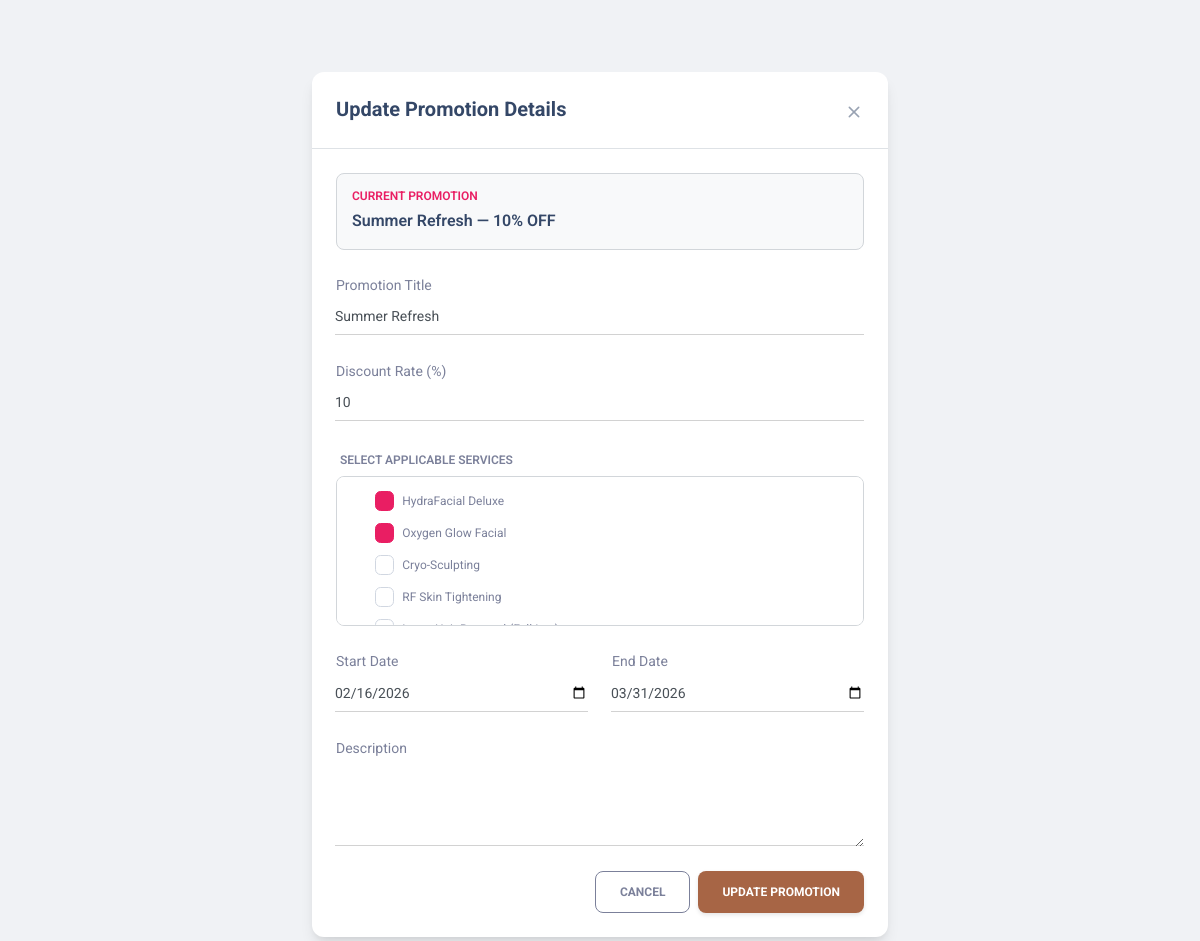
The app's page /pages/Promotion_Update.php?promotionID=3 (signed in) with its own data.
### tables this page shows
CREATE TABLE `promotion` (
  `promotionID` int(11) NOT NULL,
  `promotionName` varchar(150) NOT NULL,
  `discountRate` int(11) NOT NULL,
  `startDate` date NOT NULL,
  `endDate` date NOT NULL,
  `description` text DEFAULT NULL
);

CREATE TABLE `treatment` (
  `treatmentID` int(11) NOT NULL,
  `treatmentName` varchar(150) NOT NULL,
  `categoryID` int(11) NOT NULL,
  `price` decimal(10,2) NOT NULL,
  `duration` varchar(50) NOT NULL,
  `description` text DEFAULT NULL,
  `image` varchar(255) DEFAULT NULL
);

### pages/Promotion_Update.php (the view, shortened to what this page needs)
<?php
include("connect.php");
if(isset($_GET['promotionID'])) {
    $promotionID = mysqli_real_escape_string($connect, $_GET['promotionID']);
    $query = "SELECT * FROM promotion WHERE promotionID = '$promotionID'";
    $result = mysqli_query($connect, $query);
    $arr = mysqli_fetch_array($result);
    $linkedServices = [];
    $serviceQuery = mysqli_query($connect, "SELECT treatmentID FROM promotion_treatments WHERE promotionID = '$promotionID'");
    while($row = mysqli_fetch_array($serviceQuery)) {
        $linkedServices[] = $row['treatmentID'];
    }
} else {
    echo "<script>window.location='Promotion_Entry.php'</script>";
    exit();
}
?>
<!DOCTYPE html>
<html lang="en">
<head>
    <link id="pagestyle" href="../assets/css/material-dashboard.css?v=3.1.0" rel="stylesheet" />
</head>
<body class="g-sidenav-show bg-gray-200">
    <main class="main-content">
        <div class="container-fluid py-4">
            <div class="row justify-content-center mt-5">
                <div class="col-lg-6 col-md-8">
                    <div class="card shadow-lg">
                        <div class="card-header-custom d-flex justify-content-between align-items-center">
                            <h5 class="mb-0 font-weight-bolder">Update Promotion Details</h5>
                            <a href="Promotion_Entry.php" class="btn-close text-dark"><i class="material-icons">close</i></a>
                        </div>
                        <div class="card-body">
                            <form action="Promotion_Update.php" method="POST">
                                <div class="mb-4">
                                    <div class="info-box">
                                        <p class="text-xs text-uppercase font-weight-bold mb-1 text-primary">Current Promotion</p>
                                        <h6 class="mb-0"><?php echo $arr['promotionName'] ?> — <?php echo $arr['discountRate'] ?>% OFF</h6>
                                    </div>
                                </div>
                                <div class="input-group input-group-static mb-4">
                                    <label>Promotion Title</label>
                                    <input type="text" name="txtPromoName" value="<?php echo $arr['promotionName'] ?>" class="form-control" required>
                                </div>
                                <div class="input-group input-group-static mb-4">
                                    <label>Discount Rate (%)</label>
                                    <input type="number" name="txtDiscount" value="<?php echo $arr['discountRate'] ?>" class="form-control" required>
                                </div>
                                <div class="mb-4">
                                    <label class="text-xs text-uppercase font-weight-bold">Select Applicable Services</label>
                                    <div class="treatment-scroll">
                                        <?php
                                        $t_res = mysqli_query($connect, "SELECT treatmentID, treatmentName FROM treatment");
                                        while($t = mysqli_fetch_assoc($t_res)) {
                                            $checked = in_array($t['treatmentID'], $linkedServices) ? "checked" : "";
                                            echo "<div class='form-check'>
                                                    <input class='form-check-input' type='checkbox' name='treatmentID[]' value='{$t['treatmentID']}' id='chk{$t['treatmentID']}' $checked>
                                                    <label class='form-check-label text-xs' for='chk{$t['treatmentID']}'>{$t['treatmentName']}</label>
                                                  </div>";
                                        }
                                        ?>
                                    </div>
                                </div>
                                <div class="row">
                                    <div class="col-md-6">
                                        <div class="input-group input-group-static mb-4">
                                            <label>Start Date</label>
                                            <input type="date" name="txtStart" value="<?php echo $arr['startDate'] ?>" class="form-control" required>
                                        </div>
                                    </div>
                                    <div class="col-md-6">
                                        <div class="input-group input-group-static mb-4">
                                            <label>End Date</label>
                                            <input type="date" name="txtEnd" value="<?php echo $arr['endDate'] ?>" class="form-control" required>
                                        </div>
                                    </div>
                                </div>
                                <div class="input-group input-group-static mb-4">
                                    <label>Description</label>
                                    <textarea name="txtDesc" class="form-control" rows="3"><?php echo $arr['description'] ?></textarea>
                                </div>
                                <div class="d-flex justify-content-end gap-2 mt-4">
                                    <a href="Promotion_Entry.php" class="btn btn-outline-secondary mb-0">Cancel</a>
                                    <button type="submit" name="btnUpdate" class="btn updatebtn mb-0">Update Promotion</button>
                                </div>
                            </form>
                        </div>
                    </div>
                </div>
            </div>
        </div>
    </main>
</body>
</html>

### pages/Promotion_Update.php (style rules this page uses)
.updatebtn { background-color: #A76545 !important; color: #fff !important; box-shadow: 0 2px 4px rgba(0,0,0,0.1) !important; }
.card-header-custom { background: transparent; border-bottom: 1px solid #dee2e6; padding: 1.5rem; }
.info-box { border: 1px solid #d2d6da; border-radius: 0.5rem; padding: 15px; background: #f8f9fa; }
.treatment-scroll { max-height: 150px; overflow-y: auto; border: 1px solid #d2d6da; padding: 10px; border-radius: 0.5rem; background: #fff; }

### records on screen
promotion: promotionName "Summer Refresh", discountRate "10", txtPromoName "Summer Refresh", txtDiscount "10", txtStart "02/16/2026", txtEnd "03/31/2026"
treatment: treatmentName "HydraFacial Deluxe"
treatment: treatmentName "Oxygen Glow Facial"
treatment: treatmentName "Cryo-Sculpting"
treatment: treatmentName "RF Skin Tightening"
